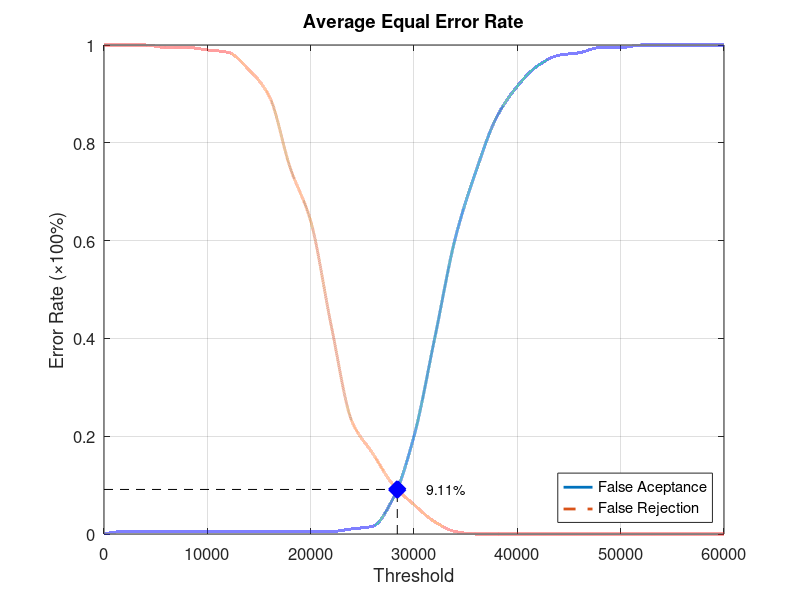
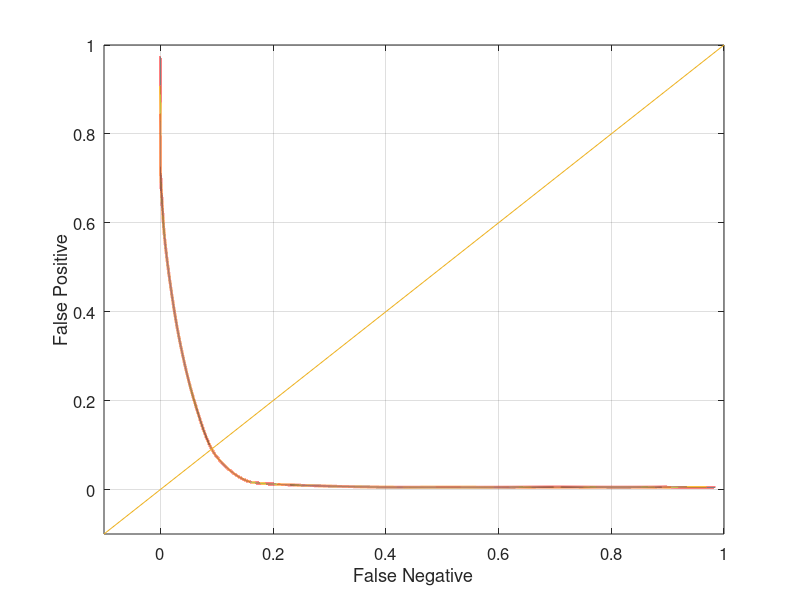

Write MATLAB code to recreate these figures, in order.
function yEER = Database5_4
close all;
clear;
clc;
x = 0:2000:60000;
xq = 0:0.5:60000;

y0 = [0 0.00526316 0.00526316 0.00526316 0.00526316 0.00526316 0.00526316 0.00526316 0.00526316 0.00526316 0.00526316 0.00526316 0.0105263 0.0157895 0.0736842 0.2 0.4 0.605263 0.742105 0.852632 0.915789 0.957895 0.978947 0.984211 0.994737 0.994737 1 1 1 1 1];
yy0 = interp1(x, y0, xq, 'pchip');
y1 = [1 1 1 0.995 0.995 0.99 0.985 0.95 0.895 0.75 0.64 0.425 0.23 0.165 0.1 0.06 0.025 0.005 0 0 0 0 0 0 0 0 0 0 0 0 0];
yy1 = interp1(x, y1, xq, 'pchip');

% Calculating EER: 
y2 = abs(y0 - y1);
find(y2 == min(y2))
yy2 = abs(yy0 - yy1);
xEER = find(yy2 == min(yy2));
xEERIndex = xq(xEER) % X-axis EER
yEER = yy0(xEER) % Y-axis EER

main = figure
plot(xq, yy0,'-','LineWidth', 2);	hold on
plot(xq, yy1,'--','LineWidth', 2);	hold on
plot([xEERIndex xEERIndex], [0 yEER], 'k--');	hold on
plot([0 xEERIndex], [yEER yEER], 'k--');	hold on
plot(xEERIndex, yEER, 'bx', 'LineWidth', 10);	hold on
text(xEERIndex + 10 * xEERIndex / 100, yEER, [num2str(round((10000 * yEER)) / 100) '%'])
legend('False Aceptance', 'False Rejection', 'Location', 'SouthEast')
xlabel('Threshold')
ylabel('Error Rate (\times100%)')
title('Average Equal Error Rate')
set(gca, 'FontSize', 12)
axis([0 60000 0 1])
grid on

print(main, 'Database5_4Main', '-dpng');
FNRxFPR = figure('Color', [1 1 1]);
plot(yy1, yy0, '-', yy1, yy0, 'LineWidth', 2);
hold on
y = -0.1:0.1:1
plot(y, y); 
set(gca, 'FontSize', 12)
xlabel('False Negative')
ylabel('False Positive')
axis([-0.1 1 -0.1 1])
set(gca, 'FontSize', 12)
grid on

print(FNRxFPR, 'Database5_4FNRxFPR','-dpng');
end
